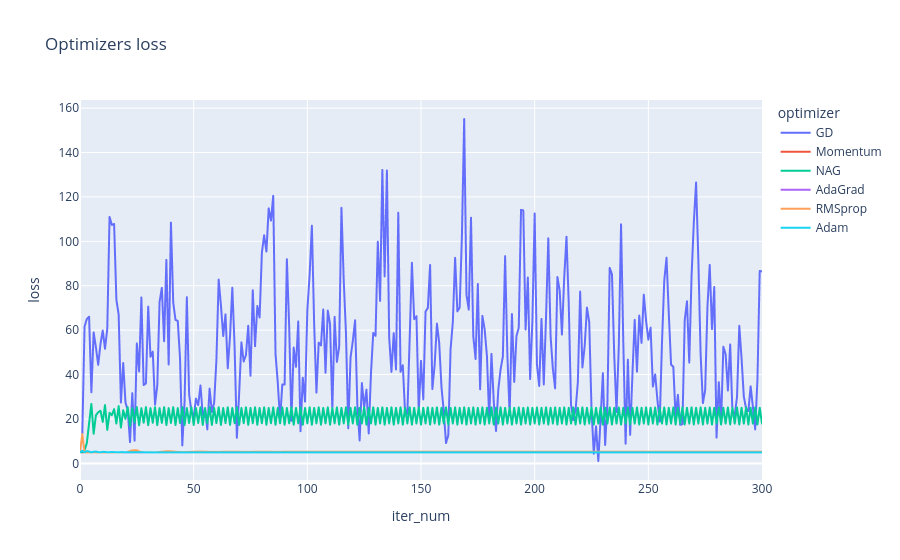

Write notebook code for a chart like this one.
### Markdown cell above
В реализации базового класса `Optimizer`, при каждом спуске сохраняются графики loss-функции. Их в процессе обучения мы также анализируем. Напомним, что говорят, что **loss “сходится”**, если выполняются следующие признаки:

1. Значение loss $L(w_k)$ монотонно убывает и приближается к некоторому предельному значению (выходит на плато):
   $$|L(w_{k+1}) - L(w_k)| \to 0$$

Сошелся ли лосс у нас? Используйте ваши реализации из заданий 1–2:

1. Постройте графики значения loss, проанализируйте, какие спуски сошлись.
2. Поизменяйте learning rate, обучите спуски ещё и снова выведите лосс. Как learning rate влияет на результат и удалось ли сойтись теперь?

### Code cell
# Подготавливаю датафрейм с лоссами для их визуализации
dfs_list = []
for opt_name in results.keys():
    dfs_list.append(
        pd.DataFrame(data=results[opt_name]['loss'], columns=['loss'])
        .assign(optimizer=opt_name)
        .reset_index()
        .rename(columns={'index': 'iter_num'})
    )

df_to_plot = pd.concat(dfs_list, ignore_index=True)
df_to_plot

# Строю график
fig = px.line(data_frame=df_to_plot, x='iter_num', y='loss', color='optimizer', title="Optimizers loss")
fig.show()

### Figure 1 — Plotly figure (JSON) as saved in the notebook; plotly's stock layout.template omitted (floating-point values rounded to 4 significant figures; data arrays with more than 128 entries replaced by an {"elided": "..."} marker saying what was removed)
{"data": [{"hovertemplate": "optimizer=GD<br>iter_num=%{x}<br>loss=%{y}<extra></extra>", "legendgroup": "GD", "line": {"color": "#636efa", "dash": "solid"}, "marker": {"symbol": "circle"}, "mode": "lines", "name": "GD", "showlegend": true, "type": "scattergl", "x": {"elided": "301 int values"}, "xaxis": "x", "y": {"elided": "301 float values"}, "yaxis": "y"}, {"hovertemplate": "optimizer=Momentum<br>iter_num=%{x}<br>loss=%{y}<extra></extra>", "legendgroup": "Momentum", "line": {"color": "#EF553B", "dash": "solid"}, "marker": {"symbol": "circle"}, "mode": "lines", "name": "Momentum", "showlegend": true, "type": "scattergl", "x": {"elided": "301 int values"}, "xaxis": "x", "y": {"elided": "301 float values"}, "yaxis": "y"}, {"hovertemplate": "optimizer=NAG<br>iter_num=%{x}<br>loss=%{y}<extra></extra>", "legendgroup": "NAG", "line": {"color": "#00cc96", "dash": "solid"}, "marker": {"symbol": "circle"}, "mode": "lines", "name": "NAG", "showlegend": true, "type": "scattergl", "x": {"elided": "301 int values"}, "xaxis": "x", "y": {"elided": "301 float values"}, "yaxis": "y"}, {"hovertemplate": "optimizer=AdaGrad<br>iter_num=%{x}<br>loss=%{y}<extra></extra>", "legendgroup": "AdaGrad", "line": {"color": "#ab63fa", "dash": "solid"}, "marker": {"symbol": "circle"}, "mode": "lines", "name": "AdaGrad", "showlegend": true, "type": "scattergl", "x": {"elided": "301 int values"}, "xaxis": "x", "y": {"elided": "301 float values"}, "yaxis": "y"}, {"hovertemplate": "optimizer=RMSprop<br>iter_num=%{x}<br>loss=%{y}<extra></extra>", "legendgroup": "RMSprop", "line": {"color": "#FFA15A", "dash": "solid"}, "marker": {"symbol": "circle"}, "mode": "lines", "name": "RMSprop", "showlegend": true, "type": "scattergl", "x": {"elided": "301 int values"}, "xaxis": "x", "y": {"elided": "301 float values"}, "yaxis": "y"}, {"hovertemplate": "optimizer=Adam<br>iter_num=%{x}<br>loss=%{y}<extra></extra>", "legendgroup": "Adam", "line": {"color": "#19d3f3", "dash": "solid"}, "marker": {"symbol": "circle"}, "mode": "lines", "name": "Adam", "showlegend": true, "type": "scattergl", "x": {"elided": "301 int values"}, "xaxis": "x", "y": {"elided": "301 float values"}, "yaxis": "y"}], "layout": {"legend": {"title": {"text": "optimizer"}, "tracegroupgap": 0}, "title": {"text": "Optimizers loss"}, "xaxis": {"anchor": "y", "domain": [0, 1], "title": {"text": "iter_num"}}, "yaxis": {"anchor": "x", "domain": [0, 1], "title": {"text": "loss"}}}}
